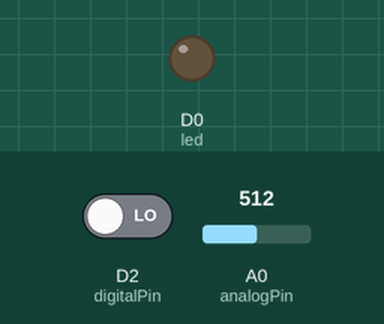
The sketch below on a simulated ESP8266 (NodeMCU). Shown: output pins drawn as LEDs (lit = HIGH). The inputs (shaded band) are chosen by the test bench; at power-on: D2 (digitalPin) LOW, A0 (analogPin) = 512. What the sketch prints to the serial monitor is not drawn.

Above: at 1.2 s.
1.3 s: D2 (digitalPin) driven HIGH
At 2.2 s:
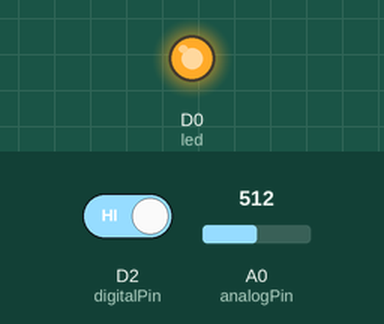
2.8 s: D2 (digitalPin) driven LOW
At 3.4 s:
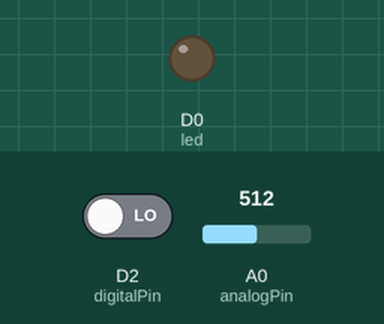
Timing chart, 0 to 5.8 s (numbered marks = the images above; inputs shaded):
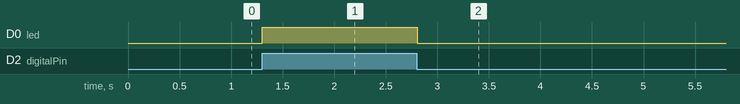

The sketch:

Flame_Sensor.ino
```cpp
// Welcome to Aviyan's Thoughts

int led = D0; // define the blue LED pin
int digitalPin = D2; // KY-026 digital interface
int analogPin = A0; // KY-026 analog interface
int digitalVal; // digital readings
int analogVal; //analog readings

void setup()
{
  pinMode(led, OUTPUT);
  pinMode(digitalPin, INPUT);
  //pinMode(analogPin, OUTPUT);
  Serial.begin(9600);
}

void loop()
{
  // Read the digital interface
  digitalVal = digitalRead(digitalPin);
  if(digitalVal == HIGH) // if flame is detected
  {
    digitalWrite(led, HIGH);
  }
  else
  {
    digitalWrite(led, LOW);
  }

  // Read the analog interface
  analogVal = analogRead(analogPin);
  Serial.println(analogVal); // print analog value to serial

  delay(100);
}
```

Measured:
- after the input at 1.3 s, D0 (led): LOW → HIGH at once
- after the input at 2.8 s, D0 (led): HIGH → LOW at once
